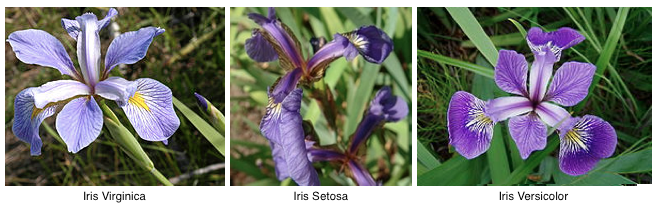
#> input picture Notebooks/1_Basics/irisImage.png, 658 x 209 px
$ jupyter execute --allow-errors 1_Basics_students.ipynb   (shell and % lines are left out)
#> lines starting #> are read from the running program, lines starting #| are printed output that depends on the picture
# HaMLeT

# Session 1: Basics

## Goals of this session

After this session, you will have an understanding of:
-  basic python programming
-  python datastructures
-  some important python packages: `NumPy`, `matplotlib.pyplot`, `scikit-learn`
-  working with images
-  some common terms used in ML
-  the Iris dataset
-  PCA

### Structure of the Notebook:
You need to perform the tasks and answer the questions in the notebook.
For most of the tasks you will find either examples or hints to help you.
For this notebook the hints are mostly in the form of commands that you will be required to use.
Feel free to search the internet and find out how to use the required command, eg. which inputs need to provided and how many outputs are to be expected, etc.

Let's start with some basic python programming.
Have fun!

Python requires you to `import` the package you want to work on. Let's `import` an important package that motivates us to learn python!

[cell 1]
# importing necessary packages
import antigravity

## 1. Basic `NumPy` operations

[cell 2]
# importing necessary packages
import numpy as np

**Task:** Create a 1D array with 10 elements
Hint: you may use any of `NumPy` built-in array generators, eg. `np.zeros`, `np.ones`, `np.arange`, `np.random`, etc.

[cell 3]
# Your code here:

**Task:** Reshape the above array (`np.reshape`)

[cell 4]
# Your code here:

**Task:** Create another 1D array and combine it with the previous array (a) vertically (b) horizontally
(eg. using `np.concatenate`, `np.vstack`, etc.)

[cell 5]
# Your code here:

**Task:** Get positions where first and second array have the same elements (eg. `np.where`)

[cell 6]
# Your code here:

**Task:** Extract the following from the matrix you created by horizontal concatenation:
 (a) the first element of the matrix, (b) the first row, (c) the first column,
 (d) any subset of your choice, eg.the four center elements.

#### This is called 'Slicing'

[cell 7]
# Your code here:

## 2. Python data types
- numbers (eg. int, float32)
- booleans (True, False)
- 'null' type (None)
- strings (eg. 'hello', 'world')
- lists (eg. [8, 'hello', 5>7])
- tuples (eg. (8,'hello',5>7))

Hopefully you are already familiar with the common datatypes. We are going to discuss the last two:

### List
Python lists allow you to store a sequence of different objects, as in the above example, [int, string, bool].

Note: Lists are created using sqaure brackets [ ] and comma separated values

**Tasks on List**
1. Create a list containing a string, a bool, and an int
2. Change any one object of your choice from the list
3. Add new objects to the end of the existing list using (a) `append` (b) `extend`.

[cell 8]
# Your code here:

**Question:** What is the difference between `append` and `extend`?

Answer:

**Tasks on List (cont.)**
5. Try out the examples using the functions: `pop`, `remove`, and `del`

[cell 9]
myList = [0,5,3,4,3]
# myList.pop(3)

# myList = [0,5,3,4,3]
# myList.remove(3)
# myList

# myList = [0,5,3,4,3]
# del myList[3]
# myList

**Question:** What is the difference among functions from task 5?

Answer:

### Tuple
Similar to list, tuples can also store a sequence of arbitrary objects. They are constructed using parentheses.

Important: List can be changed after construction (mutable). Tuple cannot be changed (immutable).

**Tasks on Tuple**
1. Create a tuple object and replace the first object with the int object 0
2. Convert the above tuple to list, change the first object, convert back to tuple

Hint: Use functions `list()` and `tuple()` to convert datatype
Tip: You can check datatype using either `type()` or `isinstance(var,dtype)`

[cell 10]
# Your code here:

### Sequence types
- list
- string
- tuple
- `NumPy` array

**Task on sequence types** (handy when programming in python!)

- Checking if object is contained within sequence or not.

Understand the following example code and then perform the given tasks.

[cell 11]
# Example code:
x = (1,2,3)
y1 = 3 in x
y2 = 5 not in x
print('y1 =',y1)
print('y2 =',y2)

**Task:** Perform the tasks according to the instructions in the following three cells and answer the question at the end

[cell 12]
# Given:
task1 = 'let us learn python'
# Task: Check if 'us' is present in task1 or not
# Your code here:

[cell 13]
# Given:
task2 = [10,20,30,40]
# Task: Check if [10,20] is present in task2 or not
# Your code here:

[cell 14]
# Given:
task3 = [True,[2,3],'hello']
# Task: Check if [2,3] is present in task3 or not
# Your code here:

**Question:** Explain the different outputs in task 2 and task 3 above.

Answer:

## 3. Working with images
We will learn to load, display and manipulate images using the `matplotlib` package.

[cell 15]
# importing necessary packages
import matplotlib.pyplot as plt
import cv2

[cell 16]
# Load image
irisImg = cv2.imread('irisImage.png')
#> irisImg is the input picture: shape (209, 658, 3); mean B, G, R 117.4, 124.5, 121.2
irisImg = cv2.cvtColor(irisImg, cv2.COLOR_BGR2RGB) # because cv2 reads images as bgr!
# Display  image
plt.imshow(irisImg) # display in RGB
plt.show()
irisImg.shape
#> Out = (209, 658, 3)

**Task:** Find out the datatype of the image.
Hint: You've already used this command above!

[cell 17]
# Your code here:

### Let's use the `NumPy` manipulations we learned to manipulate the image

**Task:** Extract and display only one of the species
Hint: You can do so by the array slicing method you learned above

[cell 18]
# Your code here:
# Please name the image 'iris1'

**Task:** Delete the white border from all the sides of the extracted image

[cell 19]
# Your code here:
# You may use plt.axis('off') to display images without the axis

### Some useful image manipulations

**Task:** Resize the image by three times (use `cv2.resize`)

[cell 20]
# Your code here:
# Please name the image 'resizedImg'

**Task:** Convert the image to grayscale. This can be done by taking the sum of weighted RGB values as follows: 0.2989*R + 0.5870*G + 0.1140*B

Hint: Use slicing to extract individual channels

[cell 21]
# Your code here:
# Please name your image 'irisGray'

Alternatively, we could use the built-in function `cv2.COLOR_RGB2GRAY`

[cell 22]
# [4 lines of commented-out code are left out]

**Task:** Plot the histogram of the gray scale image (use `plt.hist()` with `ravel()`)

[cell 23]
# Your code here:

### Normalization
In Machine Learning tasks, normalization is often the first step. It essentially means scaling and centering the data values for faster convergence and improved accuracy. Here we show one method of normalizing by subtracting the minimum value from all data points and then dividing by the range of values.

### Normalization method 1:

#> (a cell that did not finish here is left out)

Note that after normalization the image is rescaled between 0 and 1.

### Normalization method 2:

**Task:** Perform normalization on the grayscale image by subtracting the mean and scaling by the standard deviation

[cell 25]
# Normalization method 2:
# Your code here:
# Please name your image 'irisNorm2'

Now we're a little comfortable with python and handling different kinds of data. We now move on to the next step!

## 4. Machine Learning
In ML, we try to create a model based on the data we have at hand. So the first most important thing is to learn to represent that data such that the computer understands it. In our course, we will use python's Scikit-Learn package.

### The dataset
The Iris flower dataset (or Fisher's or Anderson's Iris data set) is a multivariate data set introduced by the British statistician and biologist Ronald Fisher in his 1936 paper. The aim was to quantify the morphologic variation of Iris flowers of three related species (the three flowers we saw above!).

- The data set consists of 50 samples from each of three species of Iris (Iris setosa, Iris virginica and Iris versicolor).
- Four features were measured from each sample: the length and the width of the sepals and petals, in centimetres.

Based on the combination of these four features, Fisher developed a linear discriminant model to distinguish the species from each other.

We will analyze and visualize the data using `seaborn`. It is a handy python package for visualising statistic data and it offers a plethora of nice plotting tools. It also has the aforementioned Iris dataset included. The Iris dataset in seaborn does not use `numpy` or `cv2`, as we don't work on the images directly. Instead, we work with 'features,' as mentioned above. This information is stored in a so called `pandas dataframe`, another useful tool for statistical analyses.

[cell 26]
# We will now load this dataset and display the first few elements.
# importing necessary packages
import seaborn as sns
#> (the rest of this cell did not finish here and is left out)

Note: pandas dataframe displays the data in a very intuitive tabular format.
Here we see the four features our data has as individual columns.
The species on the last column are formed by all the features from the corresponding rows.

### Data visualization

[cell 27]
sns.set()
#> (the rest of this cell did not finish here and is left out)

Note: Here we see a visual pair-wise comparison of all the features

### Working with our dataset using `sklearn`
We will now load the data using the Python ML library `sklearn`.
It includes many ML algorithms, some of which we will be learning in this course.

[cell 28]
# importing necessary packages
from sklearn import datasets
iris = datasets.load_iris()

[cell 29]
# Displaying the dataset
print(iris.data)
# Displaying the datatype
print(type(iris.data))

Note:
1. The dataset was loaded as a numpy array
2. We do not see the species information here

In `sklearn`, the dataset can be separated into 'features' and 'targets' as follows (`sklearn` stores species information as targets)

[cell 30]
features = iris.data[:,[0,1,2,3]]
targets = iris.target

**Task:** Extract all the features of the first flower species
Hint: You will find some more information when you inspect the shape of 'features' (and 'targets')

[cell 31]
# Your code here:

Now let's try to visualize the relationship between some of the features

[cell 32]
# Plotting the relationship between the Sepal Length and Sepal Width
feature1 = features[:, 0] # Sepal Length
feature2 = features[:, 1] # Sepal Width

species = ('Iris-setosa', 'Iris-versicolor', 'Iris-virginica')
colors = ('blue','green','red')

data = [[features[np.where(targets == target)][:, feature] for feature in [0, 1]] for target in range(3)]

for item, color, group in zip(data, colors, species):
    plt.scatter(item[0], item[1], color=color)
    plt.title('Iris dataset scatter plot')
plt.xlabel('Sepal length')
plt.ylabel('Sepal width')
plt.show()
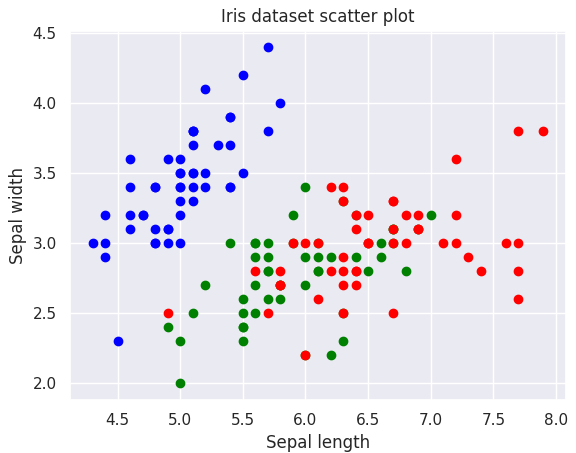
#> figure drawn by matplotlib, 1 panel
